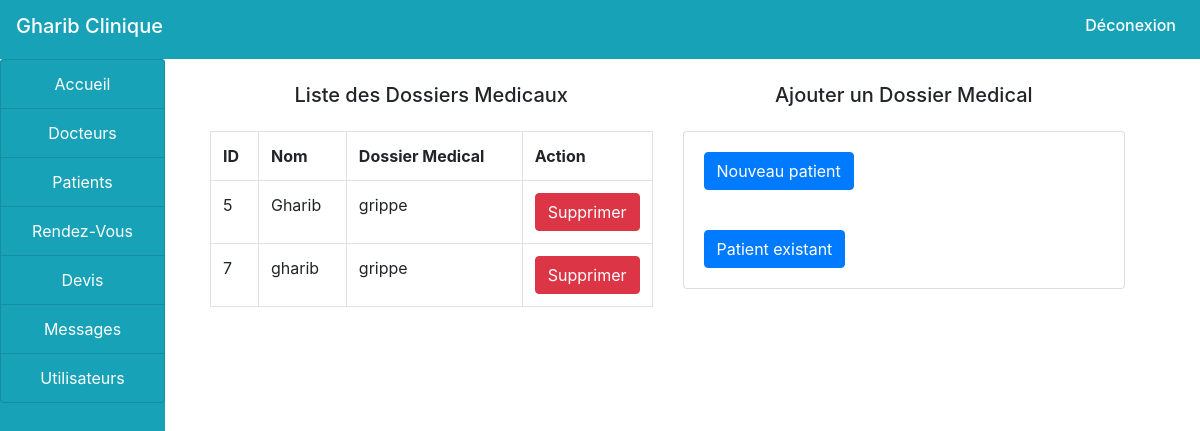
Screenshot of /ramaprojet/administration/dossier.php with the database file from the repository.
### tables this page shows
CREATE TABLE IF NOT EXISTS `clients` (
  `idcl` int(11) NOT NULL AUTO_INCREMENT,
  `mat` varchar(10) NOT NULL,
  `nom` varchar(50) NOT NULL,
  `pren` varchar(50) NOT NULL,
  `genre` varchar(20) NOT NULL,
  `datn` date NOT NULL,
  `adr` text NOT NULL,
  `dos_med` varchar(100) DEFAULT NULL,
  `tel` varchar(8) NOT NULL,
  `email` varchar(100) NOT NULL,
  `modp` varchar(50) NOT NULL,
  PRIMARY KEY (`idcl`)
);

### ramaprojet/administration/dossier.php (the view, shortened to what this page needs)
<!doctype html>
<html >
<head>
</head>
<body>
  <?php
  include("../include/header.php");
  $cnx=new PDO('mysql:host=localhost;dbname=clinica;charset=utf8','root','');
  ?>
  <div class="container-fluid">
  <div class="col-md-12">
  <div class="row">
  <div class="col-md-2" style="margin-left: -30px;">
  <?php
  include("sidenav.php");
  ?>
  </div>
  <div class="col-md-10">
  <div class="col-md-12">
  <div class="row">
  <div class="col-md-6">
  <h5 class="text-center my-4">Liste des Dossiers Medicaux</h5>
  <?php
  $tst="";
  $req=$cnx->prepare('SELECT * FROM clients where dos_med !=?');
  $req->execute([$tst]);
  $output="
    <table class='table  table-bordered'>
    <tr>
    <th>ID</th>
    <th>Nom</th>
    <th>Dossier Medical</th>
    <th style='width:10%;'>Action</th>
    </tr>
    ";
  while($row=$req->fetch()){
    $ID=$row['idcl'];
    $username=$row['nom'];
    $dossier_medical=$row['dos_med'];
    $output .="
    <tr>
    <td>$ID</td>
    <td>$username</td>
    <td>$dossier_medical</td>
    <td>
    <a href='dossier.php?ID=$ID'><button ID='$ID' class='btn btn-danger remove'>Supprimer</button></a>
    </td>
    ";
  }
  $output .="
  </tr>
  </table>
";
   echo $output;
  ?>
  </div>
  <div class="col-md-6">
  <h5 class="text-center my-4">Ajouter un Dossier Medical</h5>
     <div class="card">
                <div class="card-body">
                    <button type="button" class="btn btn-primary" data-toggle="modal" data-target="#ajoutpatient">
                        Nouveau patient
                    </button>
                </div>
				<div class="card-body">
                    <button type="button" class="btn btn-primary" data-toggle="modal" data-target="#patientexistant">
                        Patient existant
                    </button>
                </div>
    </div>
  </div>
  </div>
</body>
</html>

### rows the page displays
clients: idcl "5", nom "Gharib", dos_med "grippe"
clients: idcl "7", nom "gharib", dos_med "grippe"
